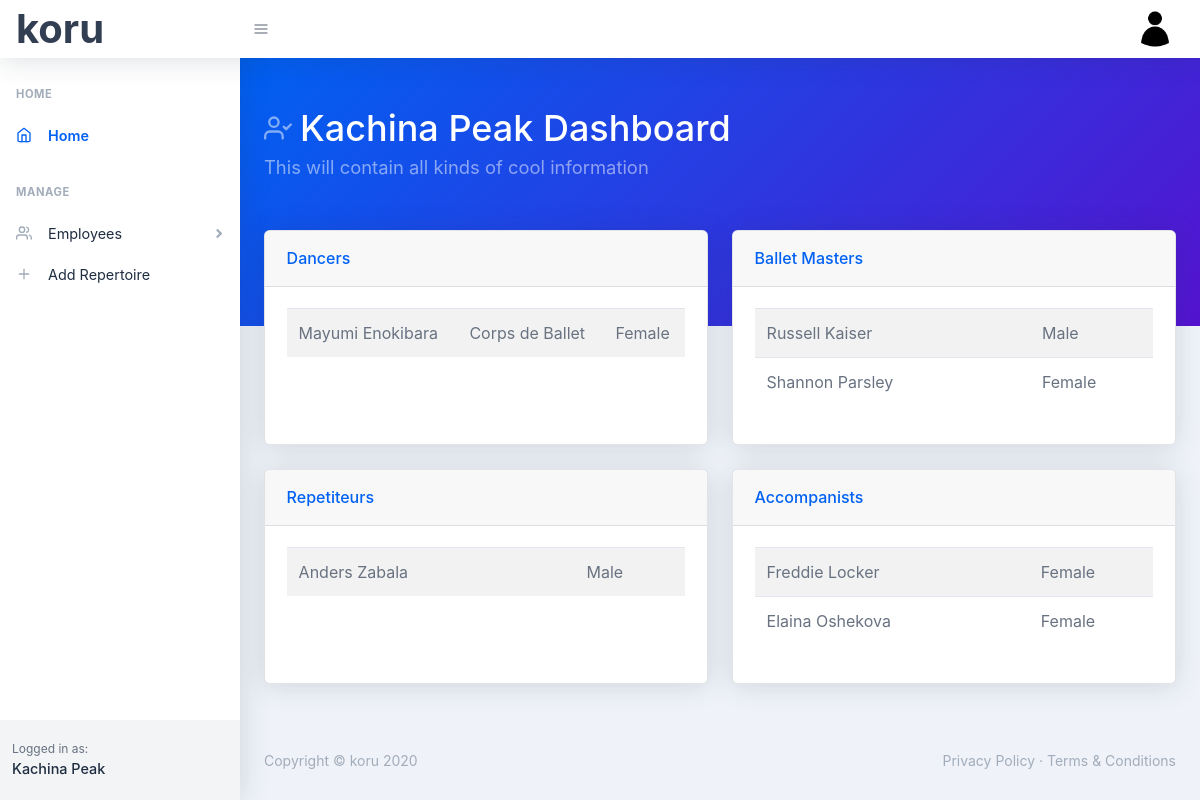
Screenshot of / (signed in) with the database file from the repository.
### koru/models.py (models this page shows, shortened)
class User(db.Model, UserMixin):
    id = db.Column(db.Integer, primary_key=True)
    first_name = db.Column(db.String(30), nullable=False)
    last_name = db.Column(db.String(30), nullable=False)
    company_name = db.Column(db.String(60), nullable=False)
    email = db.Column(db.String(60), unique=True, nullable=False)
    image_file = db.Column(db.String(20), nullable=False, default='default.png')
    password = db.Column(db.String(60), nullable=False)
    dancers = db.relationship('Dancer', backref='company', lazy=True)
    balletmasters= db.relationship('BalletMaster', backref='company', lazy=True)
    accompanists = db.relationship('Accompanist', backref='company', lazy=True)
    repetiteurs = db.relationship('Repetiteur', backref='company', lazy=True)

class Dancer(db.Model):
    id = db.Column(db.Integer, primary_key=True)
    first_name = db.Column(db.String(30), nullable=False)
    last_name = db.Column(db.String(30), nullable=False)
    rank = db.Column(db.String(20), nullable=False)
    gender = db.Column(db.String(20), nullable=False)
    user_id = db.Column(db.Integer, db.ForeignKey('user.id'), nullable=False)

class BalletMaster(db.Model):
    id = db.Column(db.Integer, primary_key=True)
    first_name = db.Column(db.String(30), nullable=False)
    last_name = db.Column(db.String(30), nullable=False)
    gender = db.Column(db.String(20), nullable=False)
    user_id = db.Column(db.Integer, db.ForeignKey('user.id'), nullable=False)

class Repetiteur(db.Model):
    id = db.Column(db.Integer, primary_key=True)
    first_name = db.Column(db.String(30), nullable=False)
    last_name = db.Column(db.String(30), nullable=False)
    gender = db.Column(db.String(20), nullable=False)
    user_id = db.Column(db.Integer, db.ForeignKey('user.id'), nullable=False)

class Accompanist(db.Model):
    id = db.Column(db.Integer, primary_key=True)
    first_name = db.Column(db.String(30), nullable=False)
    last_name = db.Column(db.String(30), nullable=False)
    gender = db.Column(db.String(20), nullable=False)
    user_id = db.Column(db.Integer, db.ForeignKey('user.id'), nullable=False)

### koru/main/routes.py (the view)
@main.route('/')
def index():
    if current_user.is_authenticated == False:
        return redirect(url_for('main.landing'))
    dancers = Dancer.query.filter_by(user_id=current_user.id).order_by(Dancer.last_name).all()
    bms = BalletMaster.query.filter_by(user_id=current_user.id).order_by(BalletMaster.last_name).all()
    accompanists = Accompanist.query.filter_by(user_id=current_user.id).order_by(Accompanist.last_name).all()
    repetiteurs = Repetiteur.query.filter_by(user_id=current_user.id).order_by(Repetiteur.last_name).all()
    return render_template('index.html', title='Home', dancers=dancers, bms=bms, accompanists=accompanists, repetiteurs=repetiteurs)

### koru/models.py (called while the page is built)
@login_manager.user_loader
def load_user(user_id):
    return User.query.get(int(user_id))

### koru/templates/index.html (shortened to what this page needs)
{% extends "layout.html" %}
{% block header %}
<header class="page-header page-header-dark bg-gradient-primary-to-secondary pb-10">
    <div class="container">
        <div class="page-header-content pt-4">
            <div class="row align-items-center justify-content-between">
                <div class="col-auto mt-4">
                    <h1 class="page-header-title">
                        <div class="page-header-icon"><i data-feather="user-check"></i></div>
                        {{ current_user.company_name }} Dashboard
                    </h1>
                    <div class="page-header-subtitle">This will contain all kinds of cool information</div>
                </div>
            </div>
        </div>
    </div>
</header>
{% endblock %}
{% block main %}
<div class="container">
    <div class="row mt-n10">
        <div class="col-xl-6 mb-4">
            <div class="card card-header-actions h-100">
                <div class="card-header">
                    Dancers
                </div>
                <div class="card-body">
                    <table class="table table-striped">
                        <tbody>
                            {% for dancer in dancers %}
                            <tr>
                                <td>{{ dancer.first_name}} {{ dancer.last_name }}</td>
                                <td>{{ dancer.rank }}</td>
                                <td>{{ dancer.gender }}</td>
                            </tr>
                            {% endfor %}
                        </tbody>
                    </table>
                </div>
            </div>
        </div>
        <div class="col-xl-6 mb-4">
            <div class="card card-header-actions h-100">
                <div class="card-header">
                    Ballet Masters
                </div>
                <div class="card-body">
                    <table class="table table-striped">
                        <tbody>
                            {% for bm in bms %}
                            <tr>
                                <td>{{ bm.first_name}} {{ bm.last_name }}</td>
                                <td>{{ bm.rank }}</td>
                                <td>{{ bm.gender }}</td>
                            </tr>
                            {% endfor %}
                        </tbody>
                    </table>
                </div>
            </div>
        </div>
    </div>
    <div class="row">
        <div class="col-xl-6 mb-4">
            <div class="card card-header-actions h-100">
                <div class="card-header">
                    Repetiteurs
                </div>
                <div class="card-body">
                    <table class="table table-striped">
                        <tbody>
                            {% for repetiteur in repetiteurs %}
                            <tr>
                                <td>{{ repetiteur.first_name}} {{ repetiteur.last_name }}</td>
                                <td>{{ repetiteur.rank }}</td>
                                <td>{{ repetiteur.gender }}</td>
                            </tr>
                            {% endfor %}
                        </tbody>
                    </table>
                </div>
            </div>
        </div>
        <div class="col-xl-6 mb-4">
            <div class="card card-header-actions h-100">
                <div class="card-header">
                    Accompanists
                </div>
                <div class="card-body">
                    <table class="table table-striped">
                        <tbody>
                            {% for accompanist in accompanists %}
                            <tr>
                                <td>{{ accompanist.first_name}} {{ accompanist.last_name }}</td>
                                <td>{{ accompanist.rank }}</td>
                                <td>{{ accompanist.gender }}</td>
                            </tr>
                            {% endfor %}
                        </tbody>
                    </table>
                </div>
            </div>
        </div>
    </div>
</div>
{% endblock %}

### koru/templates/layout.html (shortened to what this page needs)
<!DOCTYPE html>
<html lang="en">
    <head>
        <link href="../static/css/styles.css" rel="stylesheet" />
        <link href="https://cdn.datatables.net/1.10.21/css/jquery.dataTables.min.css" type="text/css" rel="stylesheet" />
    </head>
    <body class="nav-fixed">
        <nav class="topnav navbar navbar-expand shadow navbar-light bg-white" id="sidenavAccordion">
            <a class="navbar-brand" style="font-size: 40px;" href="{{ url_for('main.index') }}">koru</a>
            <button class="btn btn-icon btn-transparent-dark order-1 order-lg-0 mr-lg-2" id="sidebarToggle" href="#"><i data-feather="menu"></i></button>
            <ul class="navbar-nav align-items-center ml-auto">
                {% if current_user.is_authenticated %}
                <li class="nav-item dropdown no-caret mr-2 dropdown-user">
                    <a class="btn btn-icon btn-transparent-dark dropdown-toggle" id="navbarDropdownUserImage" href="javascript:void(0);" role="button" data-toggle="dropdown" aria-haspopup="true" aria-expanded="false"><img class="img-fluid" src="../static/images/profile_pics/{{ current_user.image_file }}" /></a>
                </li>
                {% else %}
                <a class="nav-link" href="{{ url_for('users.register') }}">Register</a>
                <a class="nav-link" href="{{ url_for('users.login') }}">Login</a>
                {% endif %}
            </ul>
        </nav>
        <div id="layoutSidenav">
            <div id="layoutSidenav_nav">
                <nav class="sidenav shadow-right sidenav-light">
                    <div class="sidenav-menu">
                        <div class="nav accordion" id="accordionSidenav">
                            <div class="sidenav-menu-heading">Home</div>
                            <a class="nav-link" href="{{ url_for('main.index') }}">
                                <div class="nav-link-icon"><i data-feather="home"></i></div>
                                Home
                            </a>
                            <div class="sidenav-menu-heading">Manage</div>
                            <a class="nav-link collapsed" href="javascript:void(0);" data-toggle="collapse" data-target="#collapseDashboards" aria-expanded="false" aria-controls="collapseDashboards">
                                <div class="nav-link-icon"><i data-feather="users"></i></div>
                                Employees
                                <div class="sidenav-collapse-arrow"><i class="fas fa-angle-down"></i></div>
                            </a>
                            <a class="nav-link" href="charts.html">
                                <div class="nav-link-icon"><i data-feather="plus"></i></div>
                                Add Repertoire
                            </a>
                        </div>
                    </div>
                    <div class="sidenav-footer">
                        <div class="sidenav-footer-content">
                            <div class="sidenav-footer-subtitle">Logged in as:</div>
                            <div class="sidenav-footer-title">{{ current_user.company_name }}</div>
                        </div>
                    </div>
                </nav>
            </div>
            <div id="layoutSidenav_content">
                <main>
                    {% block header %} {% endblock %}
                        {% block main %} {% endblock %}
                </main>
                <footer class="footer mt-auto footer-light">
                    <div class="container-fluid">
                        <div class="row">
                            <div class="col-md-6 small">Copyright &copy; koru 2020</div>
                            <div class="col-md-6 text-md-right small">
                                <a href="#!">Privacy Policy</a>
                                &middot;
                                <a href="#!">Terms &amp; Conditions</a>
                            </div>
                        </div>
                    </div>
                </footer>
            </div>
        </div>
    </body>
</html>

### rows the page displays
User: image_file (placeholder picture), company_name "Kachina Peak"
Dancer: first_name "Mayumi", last_name "Enokibara", rank "Corps de Ballet", gender "Female"
BalletMaster: first_name "Russell", last_name "Kaiser", gender "Male"
BalletMaster: first_name "Shannon", last_name "Parsley", gender "Female"
Repetiteur: first_name "Anders", last_name "Zabala", gender "Male"
Accompanist: first_name "Freddie", last_name "Locker", gender "Female"
Accompanist: first_name "Elaina", last_name "Oshekova", gender "Female"
